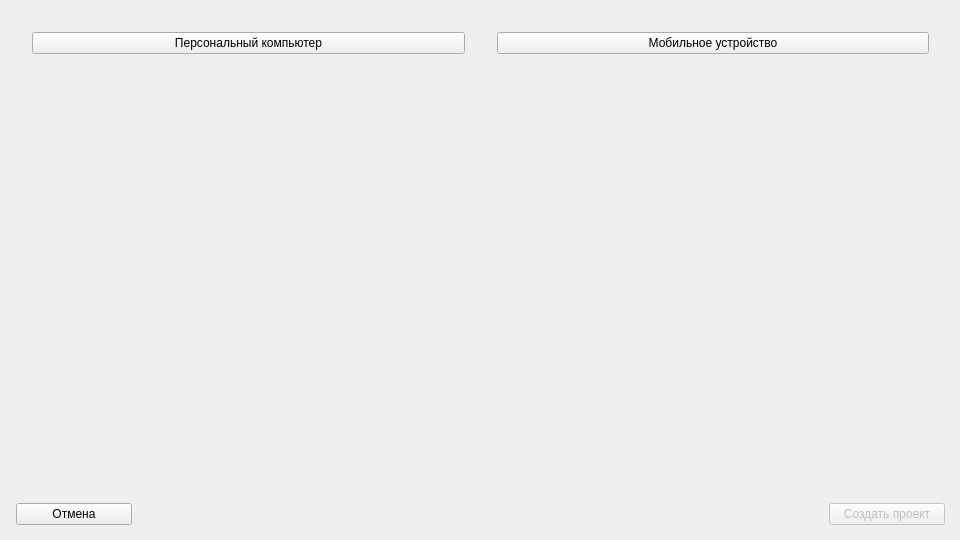
<?xml version="1.0" encoding="UTF-8"?>
<ui version="4.0">
 <class>Form</class>
 <widget class="QWidget" name="Form">
  <property name="geometry">
   <rect>
    <x>0</x>
    <y>0</y>
    <width>960</width>
    <height>540</height>
   </rect>
  </property>
  <property name="windowTitle">
   <string>Form</string>
  </property>
  <widget class="QWidget" name="verticalLayoutWidget">
   <property name="geometry">
    <rect>
     <x>0</x>
     <y>0</y>
     <width>961</width>
     <height>541</height>
    </rect>
   </property>
   <layout class="QVBoxLayout" name="verticalLayout" stretch="0,0,0">
    <property name="spacing">
     <number>0</number>
    </property>
    <property name="sizeConstraint">
     <enum>QLayout::SetMaximumSize</enum>
    </property>
    <property name="leftMargin">
     <number>0</number>
    </property>
    <property name="topMargin">
     <number>0</number>
    </property>
    <property name="rightMargin">
     <number>0</number>
    </property>
    <property name="bottomMargin">
     <number>0</number>
    </property>
    <item>
     <layout class="QHBoxLayout" name="device_buttons_hbx">
      <property name="spacing">
       <number>32</number>
      </property>
      <property name="sizeConstraint">
       <enum>QLayout::SetMinimumSize</enum>
      </property>
      <property name="leftMargin">
       <number>32</number>
      </property>
      <property name="topMargin">
       <number>32</number>
      </property>
      <property name="rightMargin">
       <number>32</number>
      </property>
      <property name="bottomMargin">
       <number>32</number>
      </property>
      <item>
       <widget class="QPushButton" name="desktop_btn">
        <property name="text">
         <string>Персональный компьютер</string>
        </property>
        <property name="checkable">
         <bool>true</bool>
        </property>
        <property name="autoRepeat">
         <bool>true</bool>
        </property>
       </widget>
      </item>
      <item>
       <widget class="QPushButton" name="phone_btn">
        <property name="text">
         <string>Мобильное устройство</string>
        </property>
        <property name="checkable">
         <bool>true</bool>
        </property>
        <property name="autoRepeat">
         <bool>true</bool>
        </property>
       </widget>
      </item>
     </layout>
    </item>
    <item>
     <spacer name="verticalSpacer">
      <property name="orientation">
       <enum>Qt::Vertical</enum>
      </property>
      <property name="sizeHint" stdset="0">
       <size>
        <width>20</width>
        <height>40</height>
       </size>
      </property>
     </spacer>
    </item>
    <item>
     <layout class="QHBoxLayout" name="action_buttons_hbx" stretch="1,6,1">
      <property name="spacing">
       <number>0</number>
      </property>
      <property name="leftMargin">
       <number>16</number>
      </property>
      <property name="topMargin">
       <number>16</number>
      </property>
      <property name="rightMargin">
       <number>16</number>
      </property>
      <property name="bottomMargin">
       <number>16</number>
      </property>
      <item>
       <widget class="QPushButton" name="cancel_btn">
        <property name="text">
         <string>Отмена</string>
        </property>
       </widget>
      </item>
      <item>
       <spacer name="horizontalSpacer">
        <property name="orientation">
         <enum>Qt::Horizontal</enum>
        </property>
        <property name="sizeHint" stdset="0">
         <size>
          <width>40</width>
          <height>20</height>
         </size>
        </property>
       </spacer>
      </item>
      <item>
       <widget class="QPushButton" name="create_project_btn">
        <property name="enabled">
         <bool>false</bool>
        </property>
        <property name="text">
         <string>Создать проект</string>
        </property>
       </widget>
      </item>
     </layout>
    </item>
   </layout>
  </widget>
 </widget>
 <resources/>
 <connections/>
</ui>
